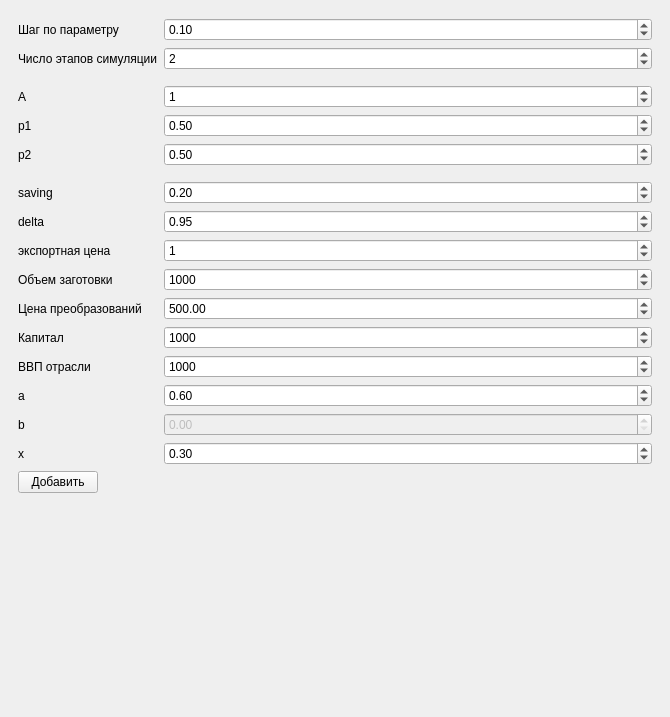
<?xml version="1.0" encoding="UTF-8"?>
<ui version="4.0">
 <class>editExperimentDockWidget</class>
 <widget class="QDockWidget" name="editExperimentDockWidget">
  <property name="geometry">
   <rect>
    <x>0</x>
    <y>0</y>
    <width>670</width>
    <height>717</height>
   </rect>
  </property>
  <property name="windowTitle">
   <string>Добавить эксперимент</string>
  </property>
  <widget class="QWidget" name="dockWidgetContents">
   <layout class="QVBoxLayout" name="verticalLayout">
    <item>
     <widget class="QWidget" name="widget" native="true">
      <layout class="QFormLayout" name="formLayout">
       <property name="sizeConstraint">
        <enum>QLayout::SetMaximumSize</enum>
       </property>
       <property name="formAlignment">
        <set>Qt::AlignRight|Qt::AlignTop|Qt::AlignTrailing</set>
       </property>
       <item row="1" column="1">
        <widget class="QDoubleSpinBox" name="stepUSpinBox">
         <property name="maximum">
          <double>1.000000000000000</double>
         </property>
         <property name="singleStep">
          <double>0.010000000000000</double>
         </property>
         <property name="value">
          <double>0.100000000000000</double>
         </property>
        </widget>
       </item>
       <item row="5" column="0">
        <widget class="QLabel" name="label_4">
         <property name="text">
          <string>А</string>
         </property>
        </widget>
       </item>
       <item row="5" column="1">
        <widget class="QSpinBox" name="regASpinBox">
         <property name="maximum">
          <number>1000</number>
         </property>
         <property name="value">
          <number>1</number>
         </property>
        </widget>
       </item>
       <item row="1" column="0">
        <widget class="QLabel" name="label">
         <property name="text">
          <string>Шаг по параметру</string>
         </property>
        </widget>
       </item>
       <item row="4" column="0">
        <widget class="Line" name="line">
         <property name="sizePolicy">
          <sizepolicy hsizetype="Maximum" vsizetype="Fixed">
           <horstretch>0</horstretch>
           <verstretch>0</verstretch>
          </sizepolicy>
         </property>
         <property name="orientation">
          <enum>Qt::Horizontal</enum>
         </property>
        </widget>
       </item>
       <item row="12" column="0">
        <widget class="Line" name="line_2">
         <property name="orientation">
          <enum>Qt::Horizontal</enum>
         </property>
        </widget>
       </item>
       <item row="13" column="1">
        <widget class="QDoubleSpinBox" name="savingSpinBox">
         <property name="maximum">
          <double>1.000000000000000</double>
         </property>
         <property name="singleStep">
          <double>0.010000000000000</double>
         </property>
         <property name="value">
          <double>0.200000000000000</double>
         </property>
        </widget>
       </item>
       <item row="23" column="0">
        <widget class="QLabel" name="label_13">
         <property name="text">
          <string>Капитал</string>
         </property>
        </widget>
       </item>
       <item row="23" column="1">
        <widget class="QSpinBox" name="capitalSpinBox">
         <property name="maximum">
          <number>1000000</number>
         </property>
         <property name="value">
          <number>1000</number>
         </property>
        </widget>
       </item>
       <item row="26" column="1">
        <widget class="QDoubleSpinBox" name="aSpinBox">
         <property name="maximum">
          <double>1.000000000000000</double>
         </property>
         <property name="singleStep">
          <double>0.010000000000000</double>
         </property>
         <property name="value">
          <double>0.600000000000000</double>
         </property>
        </widget>
       </item>
       <item row="26" column="0">
        <widget class="QLabel" name="label_18">
         <property name="text">
          <string>а</string>
         </property>
        </widget>
       </item>
       <item row="27" column="1">
        <widget class="QDoubleSpinBox" name="bSpinBox">
         <property name="enabled">
          <bool>false</bool>
         </property>
         <property name="maximum">
          <double>1.000000000000000</double>
         </property>
         <property name="singleStep">
          <double>0.010000000000000</double>
         </property>
        </widget>
       </item>
       <item row="28" column="1">
        <widget class="QDoubleSpinBox" name="xSpinBox">
         <property name="maximum">
          <double>1.000000000000000</double>
         </property>
         <property name="singleStep">
          <double>0.010000000000000</double>
         </property>
         <property name="value">
          <double>0.300000000000000</double>
         </property>
        </widget>
       </item>
       <item row="28" column="0">
        <widget class="QLabel" name="label_19">
         <property name="text">
          <string>x</string>
         </property>
        </widget>
       </item>
       <item row="6" column="0">
        <widget class="QLabel" name="label_5">
         <property name="text">
          <string>p1</string>
         </property>
        </widget>
       </item>
       <item row="6" column="1">
        <widget class="QDoubleSpinBox" name="regP1SpinBox">
         <property name="suffix">
          <string/>
         </property>
         <property name="maximum">
          <double>2.000000000000000</double>
         </property>
         <property name="singleStep">
          <double>0.010000000000000</double>
         </property>
         <property name="value">
          <double>0.500000000000000</double>
         </property>
        </widget>
       </item>
       <item row="7" column="0">
        <widget class="QLabel" name="label_6">
         <property name="text">
          <string>p2</string>
         </property>
        </widget>
       </item>
       <item row="7" column="1">
        <widget class="QDoubleSpinBox" name="regP2SpinBox">
         <property name="maximum">
          <double>2.000000000000000</double>
         </property>
         <property name="singleStep">
          <double>0.010000000000000</double>
         </property>
         <property name="value">
          <double>0.500000000000000</double>
         </property>
        </widget>
       </item>
       <item row="14" column="1">
        <widget class="QDoubleSpinBox" name="deltaSpinBox">
         <property name="maximum">
          <double>1.000000000000000</double>
         </property>
         <property name="singleStep">
          <double>0.010000000000000</double>
         </property>
         <property name="value">
          <double>0.950000000000000</double>
         </property>
        </widget>
       </item>
       <item row="15" column="1">
        <widget class="QSpinBox" name="exportSpinBox">
         <property name="maximum">
          <number>100000</number>
         </property>
         <property name="value">
          <number>1</number>
         </property>
        </widget>
       </item>
       <item row="15" column="0">
        <widget class="QLabel" name="label_9">
         <property name="text">
          <string>экспортная цена</string>
         </property>
        </widget>
       </item>
       <item row="16" column="1">
        <widget class="QSpinBox" name="woodProductionSpinBox">
         <property name="maximum">
          <number>1000000</number>
         </property>
         <property name="value">
          <number>1000</number>
         </property>
        </widget>
       </item>
       <item row="16" column="0">
        <widget class="QLabel" name="label_10">
         <property name="text">
          <string>Объем заготовки</string>
         </property>
        </widget>
       </item>
       <item row="17" column="0">
        <widget class="QLabel" name="label_11">
         <property name="text">
          <string>Цена преобразований</string>
         </property>
        </widget>
       </item>
       <item row="17" column="1">
        <widget class="QDoubleSpinBox" name="CostSpinBox">
         <property name="maximum">
          <double>1000.000000000000000</double>
         </property>
         <property name="value">
          <double>500.000000000000000</double>
         </property>
        </widget>
       </item>
       <item row="24" column="0">
        <widget class="QLabel" name="label_14">
         <property name="text">
          <string>ВВП отрасли</string>
         </property>
        </widget>
       </item>
       <item row="24" column="1">
        <widget class="QSpinBox" name="ProductionSpinBox">
         <property name="maximum">
          <number>100000</number>
         </property>
         <property name="value">
          <number>1000</number>
         </property>
        </widget>
       </item>
       <item row="27" column="0">
        <widget class="QLabel" name="label_20">
         <property name="text">
          <string>b</string>
         </property>
        </widget>
       </item>
       <item row="2" column="0">
        <widget class="QLabel" name="label_2">
         <property name="text">
          <string>Число этапов симуляции</string>
         </property>
        </widget>
       </item>
       <item row="2" column="1">
        <widget class="QSpinBox" name="nEpochsSpinBox">
         <property name="maximum">
          <number>10</number>
         </property>
         <property name="value">
          <number>2</number>
         </property>
        </widget>
       </item>
       <item row="39" column="0">
        <widget class="QPushButton" name="addButton">
         <property name="text">
          <string>Добавить</string>
         </property>
        </widget>
       </item>
       <item row="13" column="0">
        <widget class="QLabel" name="label_8">
         <property name="text">
          <string>saving</string>
         </property>
        </widget>
       </item>
       <item row="14" column="0">
        <widget class="QLabel" name="label_7">
         <property name="text">
          <string>delta</string>
         </property>
        </widget>
       </item>
      </layout>
     </widget>
    </item>
   </layout>
  </widget>
 </widget>
 <resources/>
 <connections>
  <connection>
   <sender>addButton</sender>
   <signal>clicked()</signal>
   <receiver>editExperimentDockWidget</receiver>
   <slot>buttonClicked()</slot>
   <hints>
    <hint type="sourcelabel">
     <x>57</x>
     <y>648</y>
    </hint>
    <hint type="destinationlabel">
     <x>334</x>
     <y>358</y>
    </hint>
   </hints>
  </connection>
  <connection>
   <sender>aSpinBox</sender>
   <signal>valueChanged(double)</signal>
   <receiver>editExperimentDockWidget</receiver>
   <slot>abxHaveChanged()</slot>
   <hints>
    <hint type="sourcelabel">
     <x>417</x>
     <y>498</y>
    </hint>
    <hint type="destinationlabel">
     <x>334</x>
     <y>358</y>
    </hint>
   </hints>
  </connection>
  <connection>
   <sender>xSpinBox</sender>
   <signal>valueChanged(double)</signal>
   <receiver>editExperimentDockWidget</receiver>
   <slot>abxHaveChanged()</slot>
   <hints>
    <hint type="sourcelabel">
     <x>417</x>
     <y>558</y>
    </hint>
    <hint type="destinationlabel">
     <x>334</x>
     <y>358</y>
    </hint>
   </hints>
  </connection>
 </connections>
 <slots>
  <slot>buttonClicked()</slot>
  <slot>abxHaveChanged()</slot>
 </slots>
</ui>
